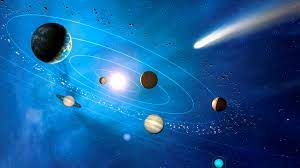
#> input picture CV_LAB/Lab-3/sampel.jpeg, 300 x 168 px
$ jupyter execute Lab3.ipynb
#> lines starting #> are read from the running program, lines starting #| are printed output that depends on the picture
[cell 1]
import cv2
import matplotlib.pyplot as plt
import numpy as np

Find the brightest spot

[cell 2]
image = cv2.imread('sampel.jpeg',cv2.IMREAD_GRAYSCALE)
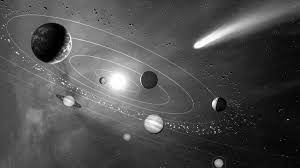
#> image: shape (168, 300); min 0, max 255, mean 78.3
plt.figure(figsize=(5,5))
plt.imshow(image,cmap='gray')
plt.axis('off')
plt.show()

[cell 3]
#cv2.minMaxLoc is used in finding the min,max vals along with the locations
min_val,max_val,min_loc,max_loc = cv2.minMaxLoc(image)
#> min_val = 0; max_val = 255; min_loc = (2, 0); max_loc = (211, 38)
print(f"Minimum value:{min_val}\nMaximum value:{max_val}\nLocation of maximum value:{max_loc}\nLocation of min value:{min_loc}\n")
#| Minimum value:0.0
#| Maximum value:255.0
#| Location of maximum value:(211, 38)
#| Location of min value:(2, 0)

[cell 4]
brightest_image = cv2.cvtColor(image,cv2.COLOR_RGB2BGR)
cv2.circle(brightest_image,max_loc,10,(0,0,255),2)
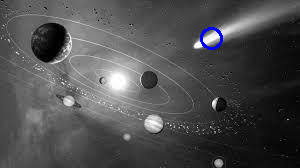
#> brightest_image: shape (168, 300, 3); mean R, G, B 77.8, 77.8, 78.8
plt.subplot(2,2,1)
plt.imshow(image,cmap='gray')
plt.title('Original Image')
plt.axis('off')
plt.subplot(2,2,2)
plt.imshow(brightest_image)
plt.title('Brightest Image')
plt.axis('off')
plt.show()
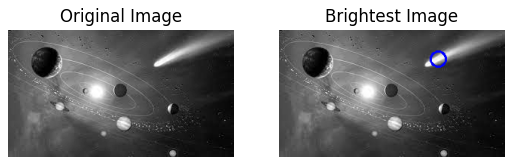
#> figure drawn by matplotlib, 2 panels

Linear Filtering

[cell 5]
#Linear filtering
#using the average filter
def apply_linear_filtering(image,kernel):
    image_height, image_width = image.shape
    kernel_height,kernel_width = kernel.shape
    #pad_height determines the no of pixels needed to be added above and below the original image to accomodate convolution1
    pad_height = kernel_height // 2
    #pad_width finds the no of pixels needed to be added to accomodate left and right sides of the original image to accomodate convolution
    pad_width  = kernel_width // 2
    #pad arr with extra rows and colmns
    #(pad_height,pad_height),(pad_width,pad_width),mode='constant' the tuple specifies the amount of padding to add to each side of the image ,mode =constant means the padding values will be set to 0
    padded_image = np.pad(image, ((pad_height, pad_height), (pad_width, pad_width)), mode='constant')
    filtered_image = np.zeros_like(image) #array of 0's with same shape as the image
    for i in range(image_height):
        for j in range(image_width):
            patch = padded_image[i:i+kernel_height,j:j+kernel_width]
            filtered_image[i,j] = np.sum(patch*kernel)
    return filtered_image

image = cv2.imread('mbs.jpg',cv2.IMREAD_GRAYSCALE)
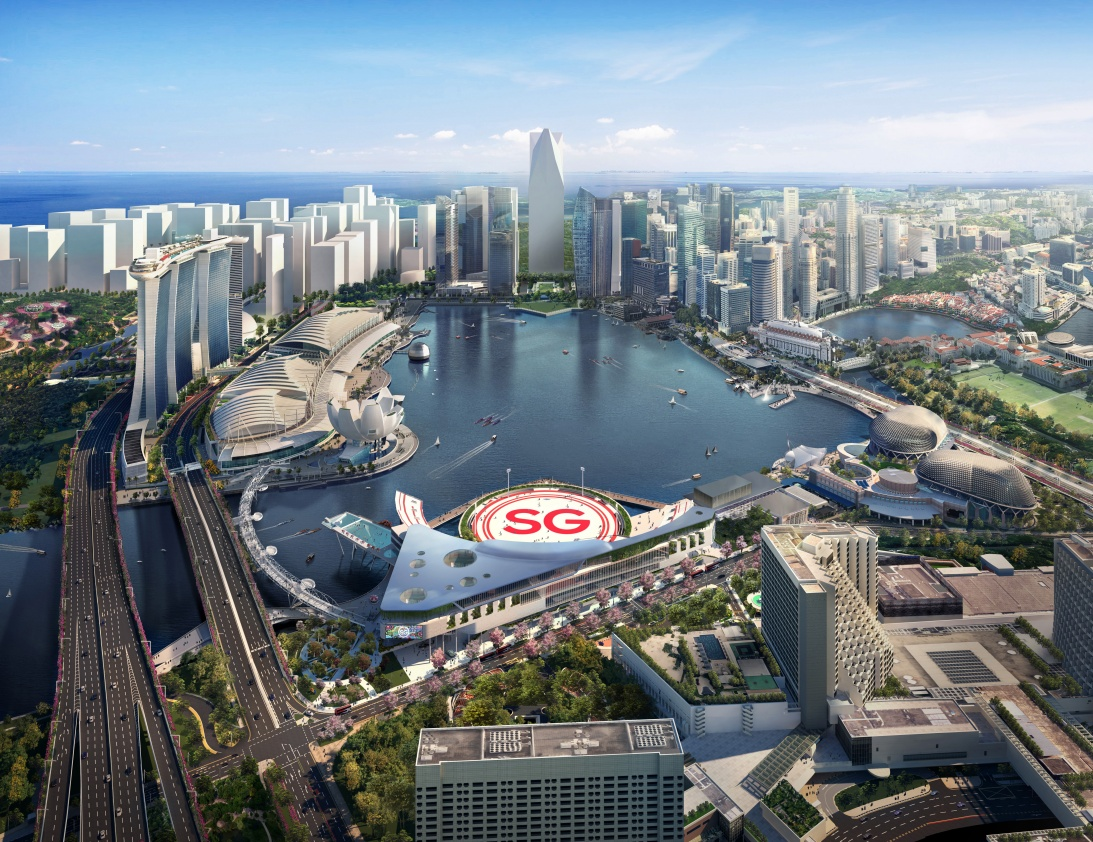
#> input picture CV_LAB/Lab-3/mbs.jpg, 1093 x 842 px
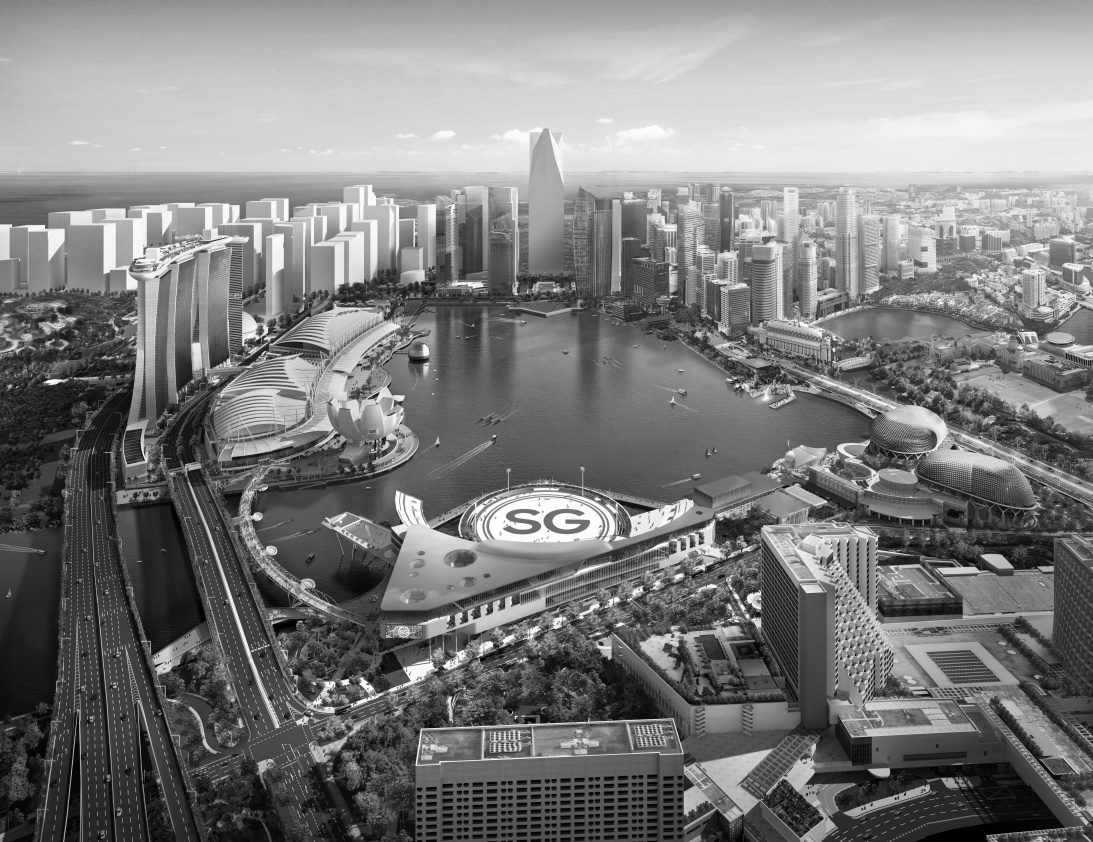
#> image: shape (842, 1093); min 0, max 255, mean 124.5
kernel = np.ones((6,6))/36
filtered_image = apply_linear_filtering(image, kernel)
#> in apply_linear_filtering, `padded_image = np.pad(image, ((pad_height, pad_height), (pad_width, pa..`:
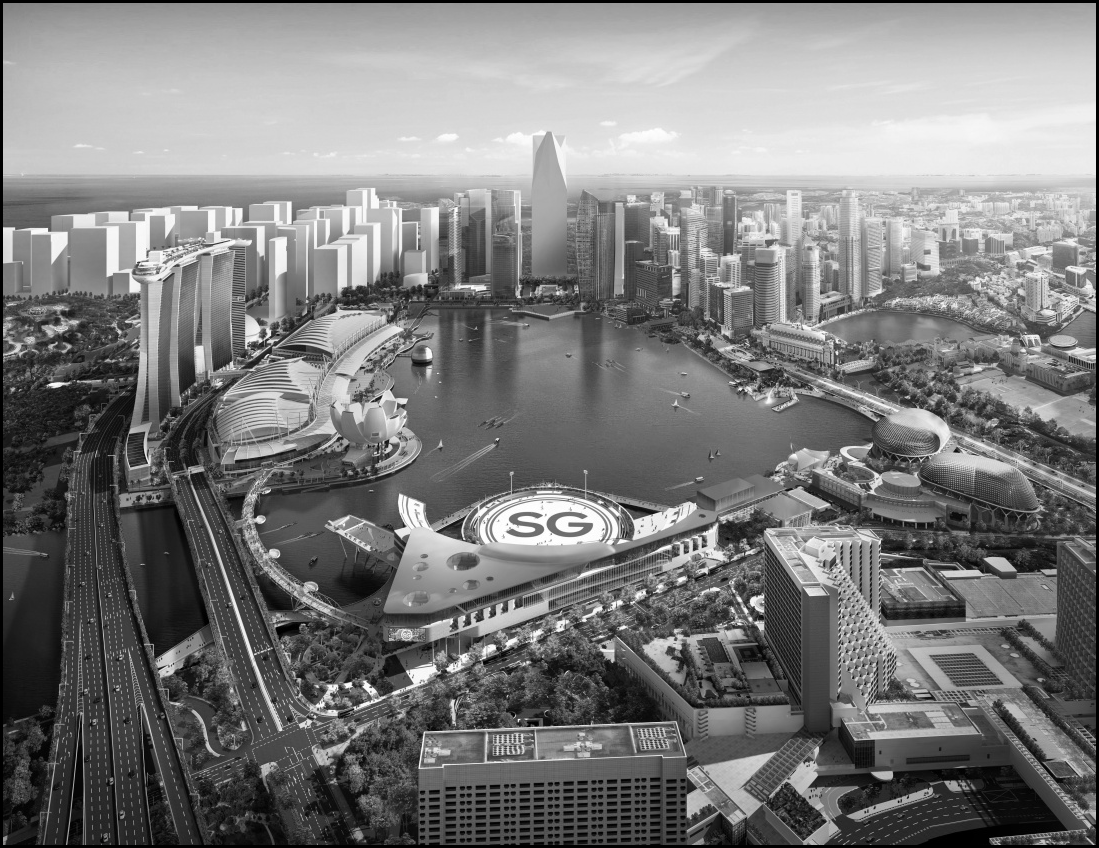
#> padded_image: shape (848, 1099); min 0, max 255, mean 123
#> after the loop in apply_linear_filtering, `for i in range(image_height):`:
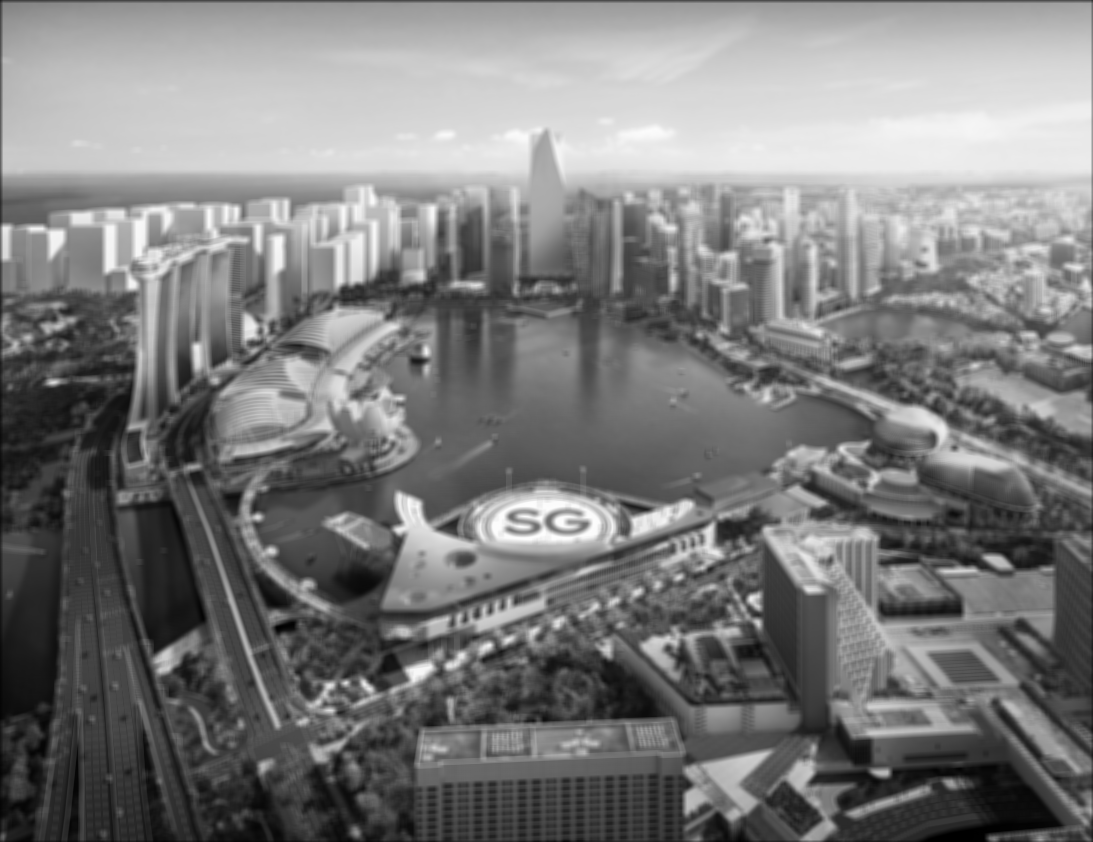
#> filtered_image: shape (842, 1093); min 0, max 253, mean 123.7
plt.subplot(2,2,1)
plt.imshow(image,cmap='gray')
plt.title('Original Image')
plt.axis('off')
plt.subplot(2,2,2)
plt.imshow(filtered_image,cmap='gray')
plt.title('Filtered Image')
plt.axis('off')
plt.show()
